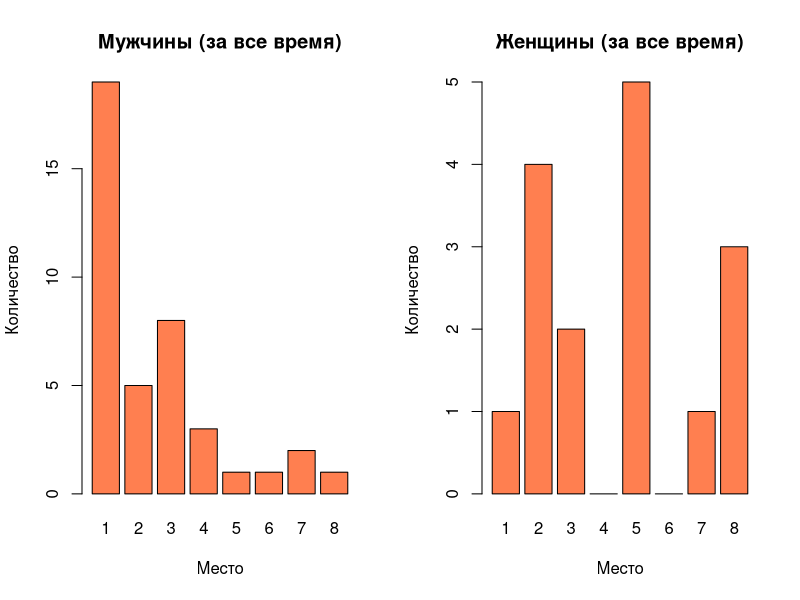
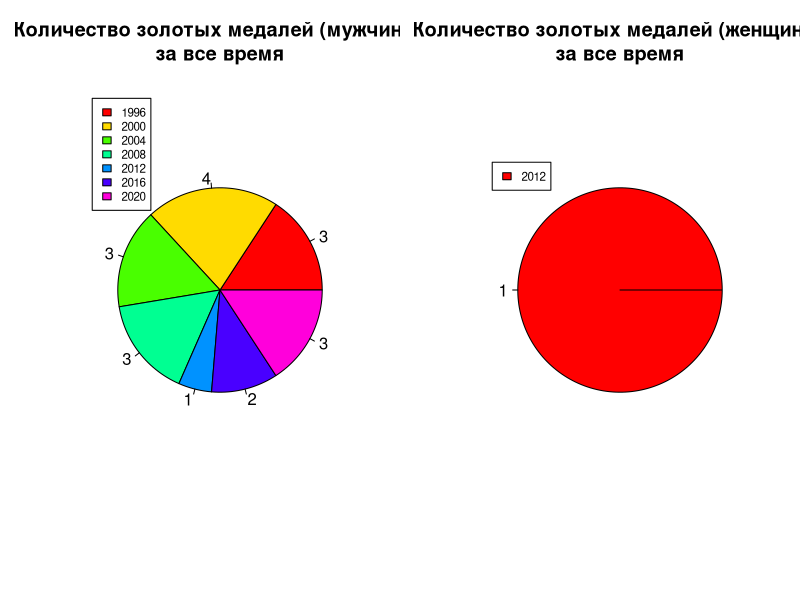
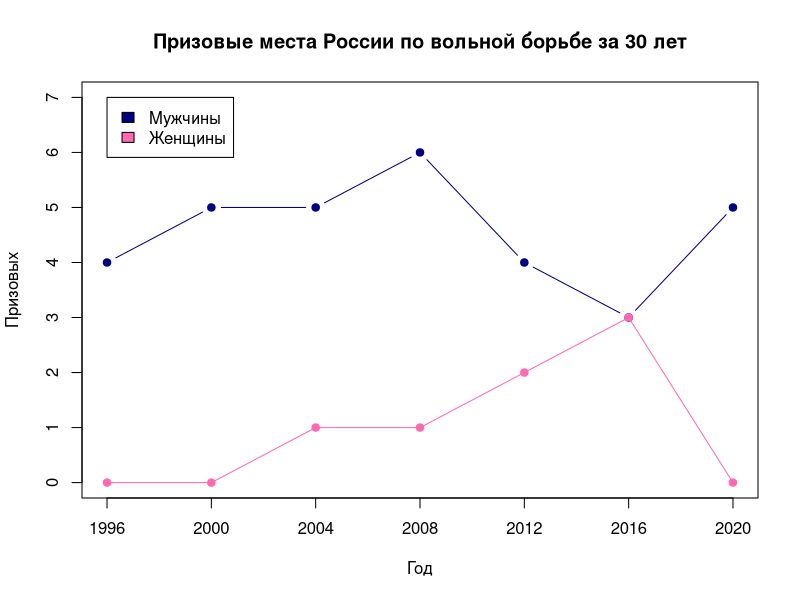
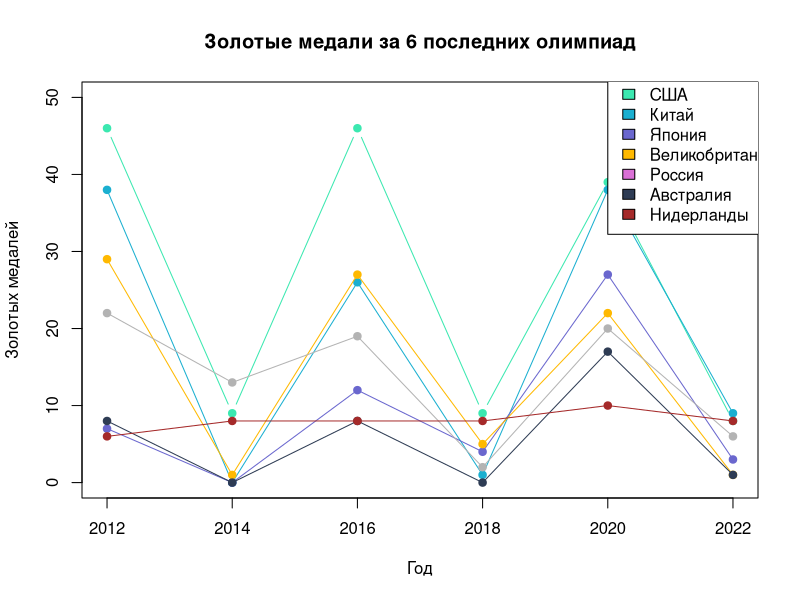
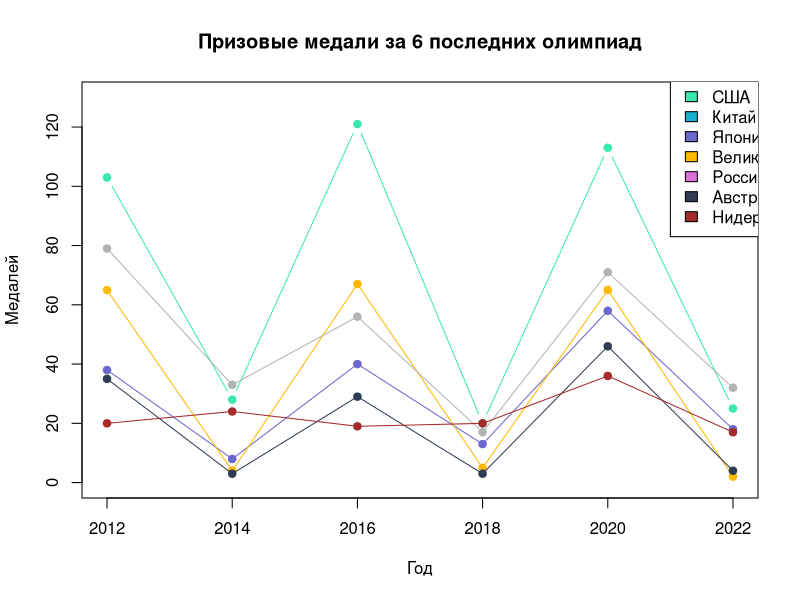
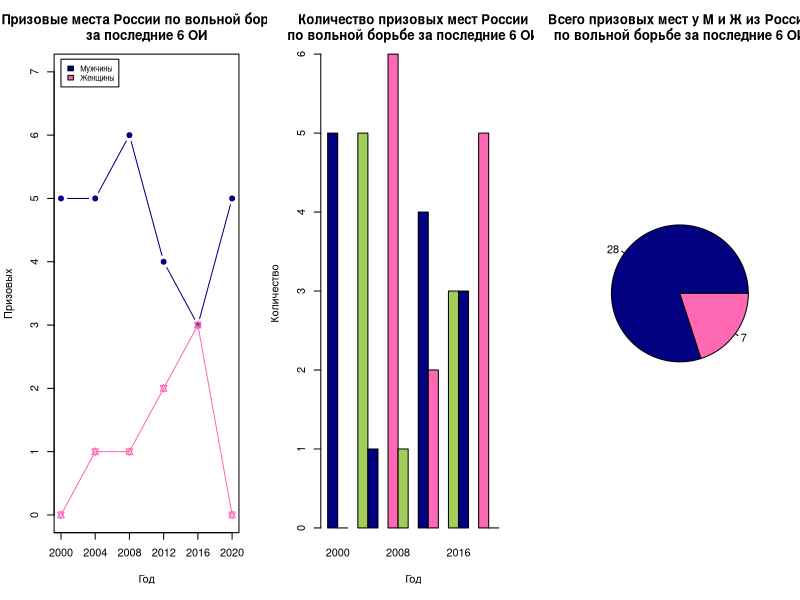

These figures' R source, in order:

df_m <- read.csv("lab4_parus_m.csv", fileEncoding = "Windows-1251", header = TRUE, sep = ";", check.names = F)
df_f<-read.csv("lab4_parus_f.csv", fileEncoding = "Windows-1251", header = TRUE, sep = ";", check.names = F)

stat_places_m <- sapply(df_m[,-1], sum)
stat_places_f <- sapply(df_f[,-1], sum)

par(mfrow=c(1,2))
barplot(stat_places_m, names=c(1:8), col="coral", xlab="Место", ylab="Количество", main="Мужчины (за все время)")
barplot(stat_places_f, names=c(1:8), col="coral", xlab="Место", ylab="Количество", main="Женщины (за все время)")


first_m <- df_m[,c(1:2)][df_m$X1 > 0, ]
first_f <- df_f[,c(1:2)][df_f$X1 > 0, ]

pie(first_m$X1, labels=first_m$X1, col=rainbow(length(first_m$X1)), main = "Количество золотых медалей (мужчины)\nза все время")
legend(-1, 1.5, first_m$Год, cex = 0.7, fill=rainbow(length(first_m$Год)))

pie(first_f$X1, labels=first_f$X1, col=rainbow(length(first_f$X1)), main = "Количество золотых медалей (женщины)\nза все время")
legend(-1, 1, first_f$Год, cex = 0.7, fill=rainbow(length(first_f$Год)))

prize_m <- data.frame(Год=df_m$Год, Призовых=rowSums(df_m[, 2:4]))
prize_f <- data.frame(Год=df_f$Год, Призовых=rowSums(df_f[, 2:4]))

par(mfrow=c(1,1))
plot(prize_m, type="b", pch=19, col="navyblue", xaxt="n", ylim=c(0,7), main="Призовые места России по вольной борьбе за 30 лет")
lines(prize_f, type="o", pch=19, col="hotpink")
legend(min(df_m$Год), 7, c("Мужчины", "Женщины"), fill=c("navyblue", "hotpink"))
axis(side=1, at=prize_m$Год)



events_gold <- read.csv("gold.csv", fileEncoding = "Windows-1251", header = TRUE, sep = ";", check.names = F)

plot(events_gold$Год, events_gold$США, type="b", pch=19, col="#3be8b0", xaxt="n", ylim=c(0,50), xlab="Год", ylab="Золотых медалей", main="Золотые медали за 6 последних олимпиад")
lines(events_gold$Год, events_gold$Китай, type="o", pch=19, col="#1aafd0")
lines(events_gold$Год, events_gold$Япония, type="o", pch=19, col="#6a67ce")
lines(events_gold$Год, events_gold$Великобритания, type="o", pch=19, col="#ffb900")
lines(events_gold$Год, events_gold$Россия, type="o", pch=19, col="gray70")
lines(events_gold$Год, events_gold$Австралия, type="o", pch=19, col="#2e3c54")
lines(events_gold$Год, events_gold$Нидерланды, type="o", pch=19, col="brown")

axis(side=1, at=events_gold$Год)
legend(max(events_gold$Год) - 2, 53, c("США", "Китай", "Япония", "Великобритания", "Россия", "Австралия", "Нидерланды"), fill=c("#3be8b0", "#1aafd0", "#6a67ce", "#ffb900", "orchid", "#2e3c54", "brown"))



events_prizes <- read.csv("priz.csv", fileEncoding = "Windows-1251", header = TRUE, sep = ";", check.names = F)

plot(events_prizes$Год, events_prizes$США, type="b", pch=19, col="#3be8b0", xaxt="n", ylim=c(0,130), xlab="Год", ylab="Медалей", main="Призовые медали за 6 последних олимпиад")
lines(events_prizes$Год, events_prizes$КИТАЙ, type="o", pch=19, col="#1aafd0")
lines(events_prizes$Год, events_prizes$Япония, type="o", pch=19, col="#6a67ce")
lines(events_prizes$Год, events_prizes$Великобритания, type="o", pch=19, col="#ffb900")
lines(events_prizes$Год, events_prizes$Россия, type="o", pch=19, col="gray70")
lines(events_prizes$Год, events_prizes$Австралия, type="o", pch=19, col="#2e3c54")
lines(events_prizes$Год, events_prizes$Нидерланды, type="o", pch=19, col="brown")

axis(side=1, at=events_prizes$Год)
legend(max(events_prizes$Год) - 1, 137, c("США", "Китай", "Япония", "Великобритания", "Россия", "Австралия", "Нидерланды"), fill=c("#3be8b0", "#1aafd0", "#6a67ce", "#ffb900", "orchid", "#2e3c54", "brown"))


prize_6_m <- tail(prize_m, 6)
prize_6_f <- tail(prize_f, 6)

par(mfrow=c(1,3))
plot(prize_6_m, type="b", pch=19, col="navyblue", xaxt="n", ylim=c(0,7), main="Призовые места России по вольной борьбе\nза последние 6 ОИ")
lines(prize_6_f, type="o", pch=11, col="hotpink")
legend(min(prize_6_f$Год), 7.2, cex=0.7 ,c("Мужчины", "Женщины"), fill=c("navyblue", "hotpink","darkolivegreen3"))
axis(side=1, at=prize_m$Год)

prize_grouped = data.frame(Призовых_М=prize_6_m$Призовых, Призовых_Ж=prize_6_f$Призовых)
barplot(height=t(as.matrix(prize_grouped)), beside=TRUE, xlab="Год", ylab="Количество", names.arg=prize_6_f$Год, col=c("navyblue", "hotpink","darkolivegreen3"), main="Количество призовых мест России\nпо вольной борьбе за последние 6 ОИ")

prize_6_sum <- sapply(prize_grouped, sum)
pie(prize_6_sum, labels=c(prize_6_sum["Призовых_М"], prize_6_sum["Призовых_Ж"]), col=c("navyblue", "hotpink","darkolivegreen3"), main="Всего призовых мест у М и Ж из России\nпо вольной борьбе за последние 6 ОИ")

